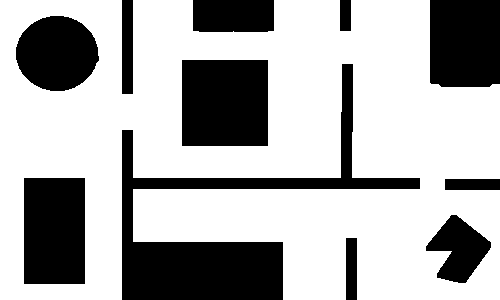
#> input picture multiRoom.pgm, 500 x 300 px
$ python segment.py
#> lines starting #> are read from the running program, lines starting #| are printed output that depends on the picture; after the words box and inside, x2 and y2 are one past the last pixel; in counts of white or black regions, pixels touching at a corner belong together
#!/usr/local/bin/python
#-*-coding:utf-8-*-
import numpy as np
import cv2
from matplotlib import pyplot as plt

currentWindowId = 0

def prepareWindow(img, title, ifGray = False):
    global currentWindowId
    currentWindowId = currentWindowId +1
    plt.subplot(3,3,currentWindowId)
    plt.title(title)
    plt.xticks([])
    plt.yticks([])
    if(ifGray):
        plt.imshow(img,'gray')
    else:
        plt.imshow(img)


# img = cv2.imread('modifiedMap.pgm')
img = cv2.imread('multiRoom.pgm')
#> img is the input picture: shape (300, 500, 3); 68.4% white; 11 black regions, largest, box (x1, y1, x2, y2) and area: (122, 64, 420, 300) 15001, (182, 60, 268, 146) 7396, (24, 178, 85, 284) 6466

gray = cv2.cvtColor(img,cv2.COLOR_BGR2GRAY)
ret, thresh = cv2.threshold(gray,0,255,cv2.THRESH_BINARY+cv2.THRESH_OTSU)
#> ret = 0

bg = thresh
prepareWindow(bg,"background", True)


kernel = np.ones((3,3),np.uint8)

#提取出大块障碍物
bigObstacle = cv2.morphologyEx(thresh, cv2.MORPH_CLOSE,kernel, iterations=10)
#> bigObstacle: shape (300, 500); 74.3% white; 7 black regions, largest, box (x1, y1, x2, y2) and area: (122, 242, 283, 300) 9338, (182, 60, 268, 146) 7396, (24, 178, 85, 284) 6466
# bigObstacle = cv2.morphologyEx(thresh, cv2.MORPH_CLOSE,kernel, iterations=1)

prepareWindow(bigObstacle,"bigObstacle", True)

#留下墙
smallObstacle = cv2.bitwise_not(cv2.bitwise_xor(thresh, bigObstacle))
#> smallObstacle: shape (300, 500); 94% white; 14 black regions (2 under 20 px), largest, box (x1, y1, x2, y2) and area: (122, 64, 420, 242) 5663, (122, 0, 133, 94) 1034, (346, 238, 357, 300) 682
smoothSmallObstacle = cv2.morphologyEx(smallObstacle, cv2.MORPH_CLOSE,kernel, iterations=5)
#> smoothSmallObstacle: shape (300, 500); 94.5% white; 5 black regions, box (x1, y1, x2, y2) and area: (122, 64, 420, 242) 5663, (122, 0, 133, 94) 1034, (346, 238, 357, 300) 682, (445, 179, 500, 190) 605, (340, 0, 351, 31) 341
# smoothSmallObstacle = cv2.morphologyEx(smallObstacle, cv2.MORPH_CLOSE,kernel, iterations=0)
prepareWindow(smoothSmallObstacle,"smallObstacle", True)


dist_transform = cv2.distanceTransform(smoothSmallObstacle,cv2.DIST_L2 ,3)
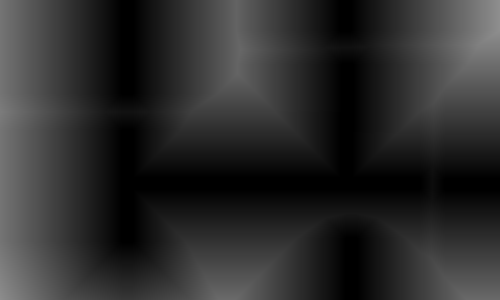
#> dist_transform: shape (300, 500) float32; min 0, max 142.3, mean 45.1

#离墙3像素认为是空白
ret, fg = cv2.threshold(dist_transform,3,255,0)
#> fg: shape (300, 500) float32; 91.3% white; 5 black regions, box (x1, y1, x2, y2) and area: (119, 61, 423, 245) 8803, (119, 0, 136, 97) 1639, (343, 235, 360, 300) 1095, (442, 176, 500, 193) 976, (337, 0, 354, 34) 568
fg = cv2.morphologyEx(fg, cv2.MORPH_OPEN,kernel, iterations=50)
#> fg: shape (300, 500) float32; 89.8% white; 1 black region, box (x1, y1, x2, y2) and area: (119, 0, 500, 300) 15294
# fg = cv2.morphologyEx(fg, cv2.MORPH_OPEN,kernel, iterations=10)

prepareWindow(fg,"foreground", True)

fg = np.uint8(fg)
unknown = cv2.subtract(bg, fg)
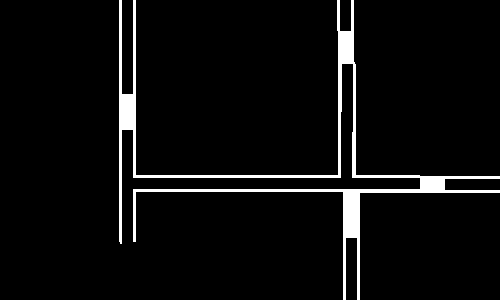
#> unknown: shape (300, 500); 4.6% white; 1 white region, box (x1, y1, x2, y2) and area: (119, 0, 500, 300) 6932
prepareWindow(unknown,"unknown",True)

fg[bigObstacle==0] = 0
#> fg: shape (300, 500); 64.2% white; 7 black regions, largest, box (x1, y1, x2, y2) and area: (119, 0, 500, 300) 24595, (182, 60, 268, 146) 7396, (24, 178, 85, 284) 6466

prepareWindow(fg,"before group seeds",True)

ret, markers = cv2.connectedComponents(fg, 4)
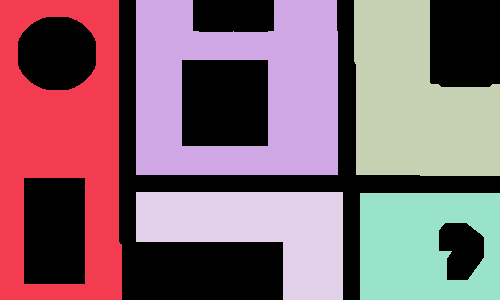
#> markers: shape (300, 500) int32; 6 distinct labels, from 0 to 5; one colour per label, 0 black
#> ret = 6
markers= markers+1
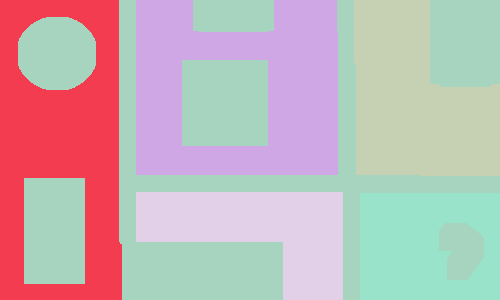
#> markers: shape (300, 500) int32; 6 distinct labels, from 1 to 6; one colour per label, 0 black

# 将未知区域降为最低。 将墙围起来
markers[unknown == 255] = 0
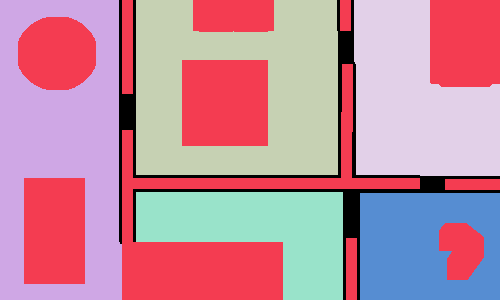
#> markers: shape (300, 500) int32; 7 distinct labels, from 0 to 6; one colour per label, 0 black
markers[bg == 0] = 1
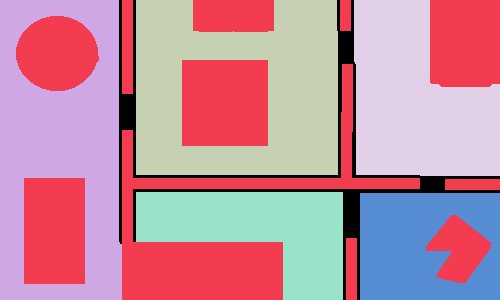
#> markers: shape (300, 500) int32; 7 distinct labels, from 0 to 6; one colour per label, 0 black

prepareWindow(markers,"marker1", True)

#分水岭
result = cv2.watershed(img,markers)
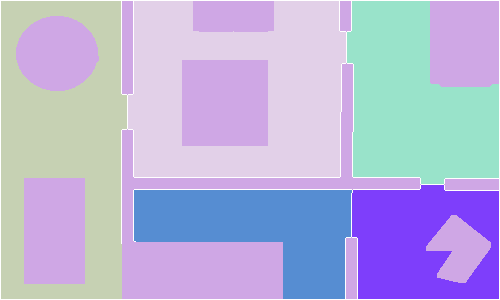
#> result: shape (300, 500) int32; 7 distinct labels, from -1 to 6; one colour per label, 0 black, -1 white


prepareWindow(result,"result")

plt.show()

$ run again, with modifiedMap.pgm copied over multiRoom.pgm
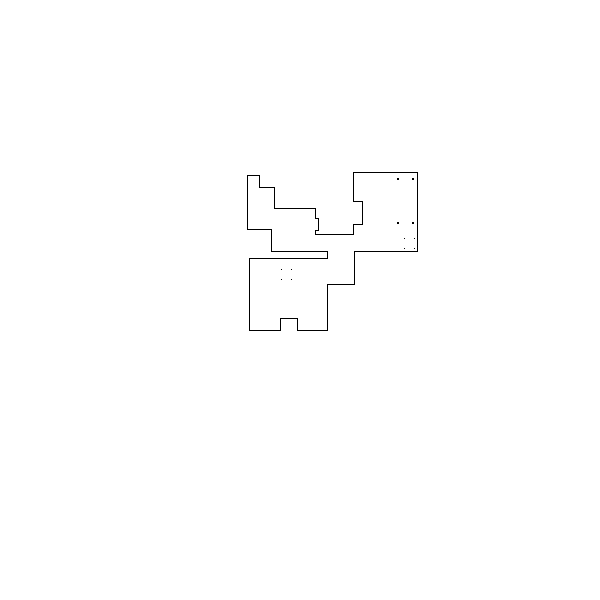
#> input picture modifiedMap.pgm, 600 x 600 px
#> img is the input picture: shape (600, 600, 3); min 0, max 255, mean 254.3
#> thresh: shape (600, 600); 99.7% white; black in thin lines or dots, all inside (x1, y1, x2, y2) = (247, 172, 418, 331)
#> `ret, thresh = cv2.threshold(gray,0,255,cv2.THRESH_BINARY+cv2.THRESH_OT..`: ret = 0
#> bigObstacle: shape (600, 600); every value is 255
#> dist_transform: shape (600, 600) float32; every value is 3.4e+38
#> fg: shape (600, 600) float32; every value is 255
#> unknown: shape (600, 600); every value is 0
#> `ret, markers = cv2.connectedComponents(fg, 4)`: ret = 2
#> `markers[bg == 0] = 1`:
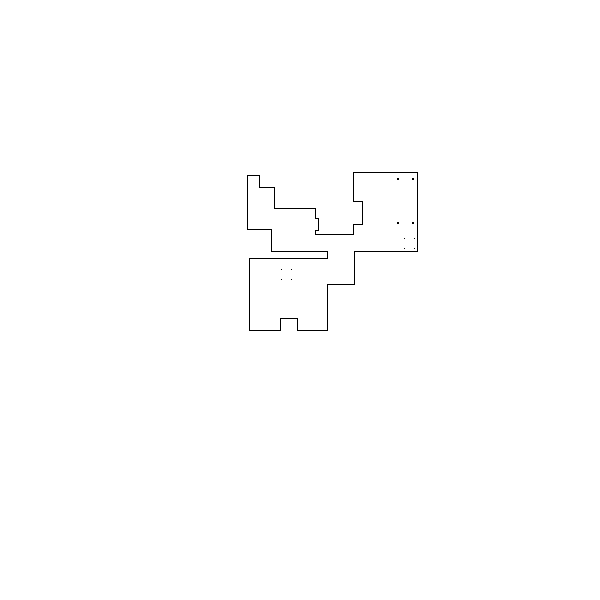
#> markers: shape (600, 600) int32; values 1 (black) and 2 (white), 99.7% white; black in thin lines or dots, all inside (x1, y1, x2, y2) = (247, 172, 418, 331)
#> `result = cv2.watershed(img,markers)`:
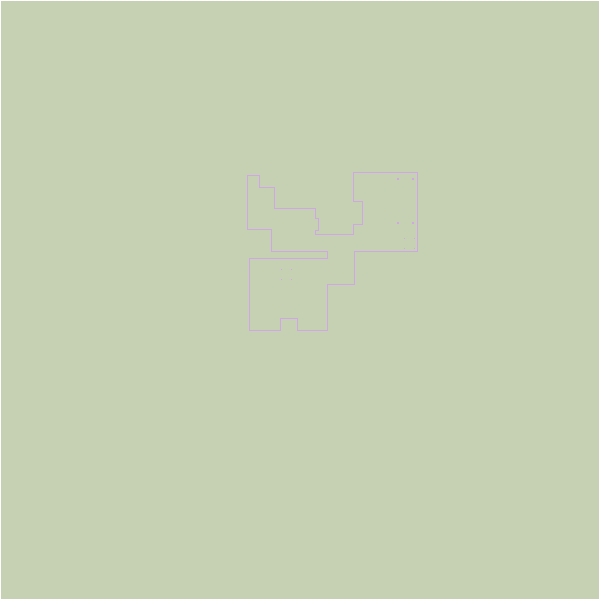
#> result: shape (600, 600) int32; 3 distinct labels, from -1 to 2; one colour per label, 0 black, -1 white
